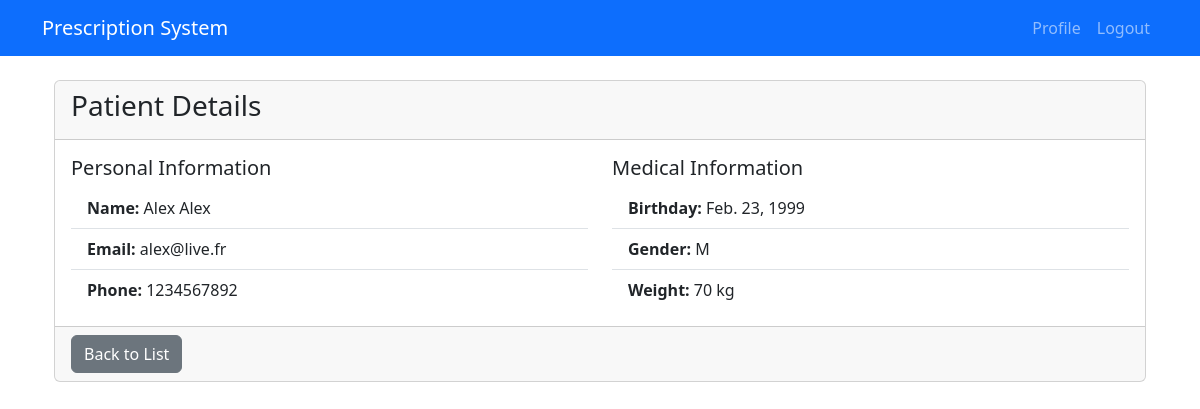
Screenshot of /patients/1/ (signed in) with the database file from the repository.
### patients/models.py (models this page shows, shortened)
class Patient(models.Model):
    GENDER_CHOICES = [
        ('M', 'Male'),
        ('F', 'Female'),
        ('O', 'Other'),
    ]
    physicians = models.ManyToManyField(
        'physicians.Physician',
        related_name='patients'
    )
    first_name = models.CharField(max_length=150)
    last_name = models.CharField(max_length=150)
    email = models.EmailField(unique=True)
    phone = models.CharField(max_length=15, unique=True)
    birthday = models.DateField()
    gender = models.CharField(max_length=1, choices=GENDER_CHOICES)
    weight = models.IntegerField()
    created_at = models.DateTimeField(auto_now_add=True)

### patients/views.py (the view)
# urls.py: path('patients/<int:pk>/', PatientTemplateDetailView.as_view(), name='patient-detail'),
class PatientTemplateDetailView(LoginRequiredMixin, DetailView):
    model = Patient
    template_name = 'patients/detail.html'
    context_object_name = 'patient'
    def get_queryset(self):
        return self.request.user.patients.all()

### patients/templates/patients/detail.html (shortened to what this page needs)
{% extends 'base.html' %}
{% block content %}
<div class="container mt-4">
    <div class="card">
        <div class="card-header">
            <h3>Patient Details</h3>
        </div>
        <div class="card-body">
            <div class="row">
                <div class="col-md-6">
                    <h5>Personal Information</h5>
                    <ul class="list-group list-group-flush">
                        <li class="list-group-item"><strong>Name:</strong> {{ patient.first_name }} {{ patient.last_name }}</li>
                        <li class="list-group-item"><strong>Email:</strong> {{ patient.email }}</li>
                        <li class="list-group-item"><strong>Phone:</strong> {{ patient.phone }}</li>
                    </ul>
                </div>
                <div class="col-md-6">
                    <h5>Medical Information</h5>
                    <ul class="list-group list-group-flush">
                        <li class="list-group-item"><strong>Birthday:</strong> {{ patient.birthday }}</li>
                        <li class="list-group-item"><strong>Gender:</strong> {{ patient.gender }}</li>
                        <li class="list-group-item"><strong>Weight:</strong> {{ patient.weight }} kg</li>
                    </ul>
                </div>
            </div>
        </div>
        <div class="card-footer">
            <a href="{% url 'patient-list' %}" class="btn btn-secondary">
                 Back to List
            </a>
        </div>
    </div>
</div>
{% endblock %}

### rows the page displays
Patient: first_name "Alex", last_name "Alex", email "alex@live.fr", phone "1234567892", birthday "Feb. 23, 1999", gender "M", weight "70"
